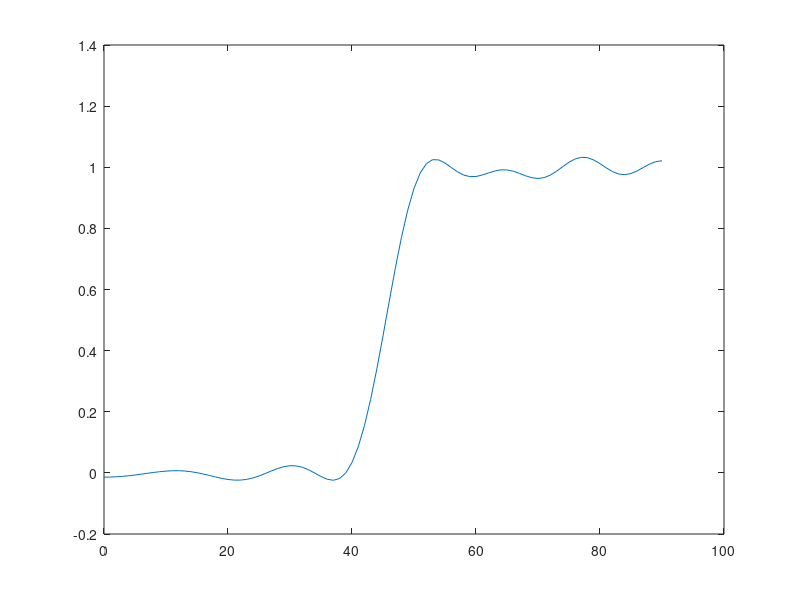

Write MATLAB code to recreate this figure.
function diagramme()
theta = pi*(0:90)/180;
N = 40;
r = (1:N)/10;

d = zeros(N,91);

for i = 1:40
    for j = 1:91
        d(i,j) = 0.5*quad(@(phi)(cos(2*pi*r(i)*cos(theta(j))*cos(phi))),0,2*pi);
    end
end

X=load('results.txt');
%size(X)
D=zeros(1,91);
for i = 1:91   
    D(i)=(d(:,i)'*X);
    
end

plot(0:90,D);
%csvwrite('d.csv',d');
end

